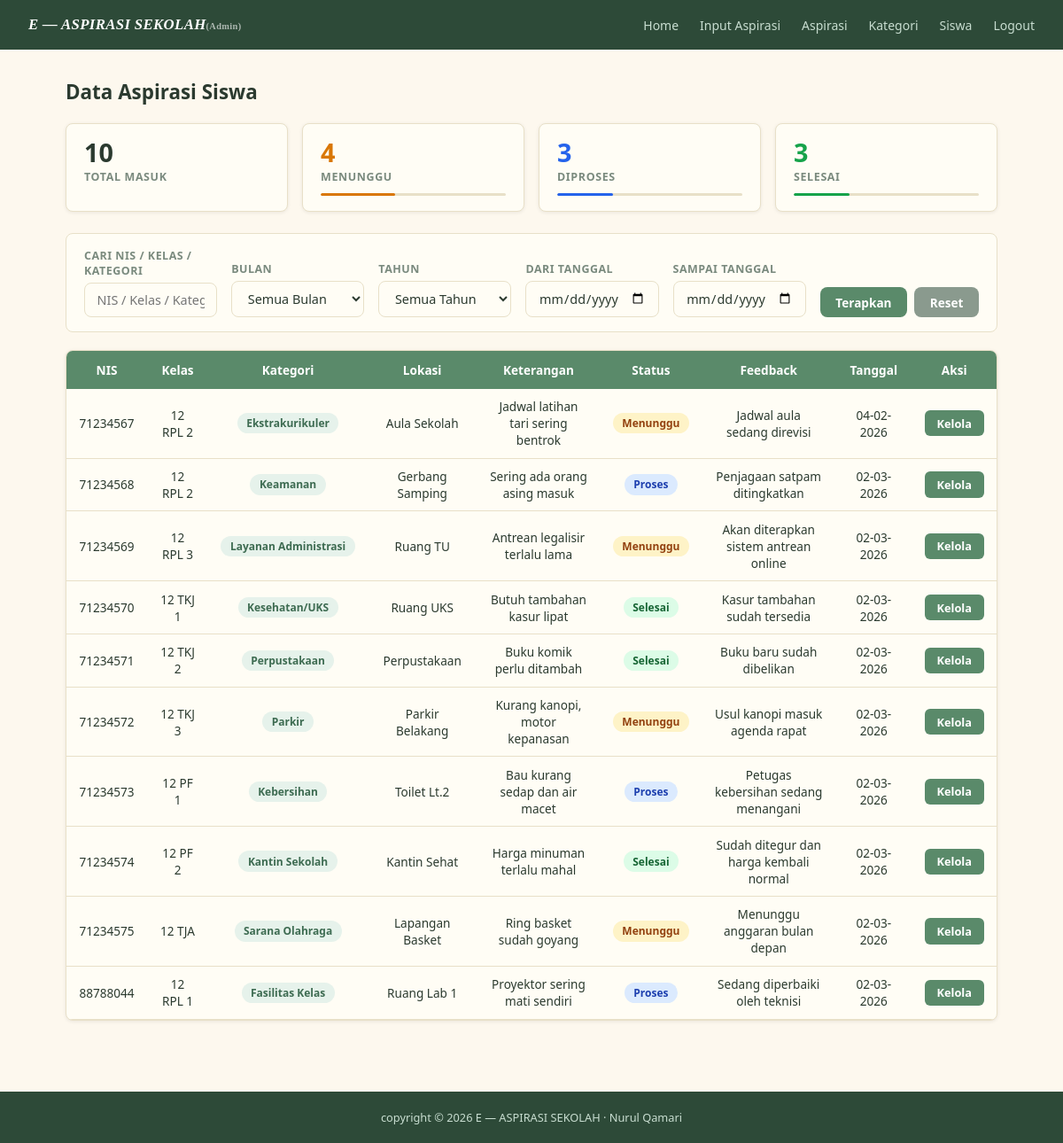
/views/aspirasi.php (signed in), run on the app's committed database.
### tables this page shows
CREATE TABLE `input_aspirasi` (
  `id_pelaporan` int NOT NULL,
  `nis` int NOT NULL,
  `id_kategori` int NOT NULL,
  `lokasi` varchar(50) NOT NULL,
  `ket` varchar(50) NOT NULL,
  `created_at` datetime NOT NULL DEFAULT CURRENT_TIMESTAMP ON UPDATE CURRENT_TIMESTAMP
);

CREATE TABLE `siswa` (
  `nis` int NOT NULL,
  `kelas` varchar(10) NOT NULL
);

CREATE TABLE `kategori` (
  `id_kategori` int NOT NULL,
  `ket_kategori` varchar(30) NOT NULL
);

CREATE TABLE `aspirasi` (
  `id_aspirasi` int NOT NULL,
  `status` enum('menunggu','proses','selesai') NOT NULL,
  `id_pelaporan` int NOT NULL,
  `feedback` text NOT NULL
);

### views/aspirasi.php (the view, shortened to what this page needs)
<?php
require_once '../config/db.php';
$isAdmin = isset($_SESSION['role']) && $_SESSION['role'] === 'admin';
$query = "SELECT
            input_aspirasi.id_pelaporan,
            input_aspirasi.nis,
            siswa.kelas,
            kategori.ket_kategori,
            input_aspirasi.lokasi,
            input_aspirasi.ket,
            input_aspirasi.created_at AS tanggal,
            aspirasi.status,
            aspirasi.feedback
          FROM input_aspirasi
          JOIN siswa ON input_aspirasi.nis = siswa.nis
          JOIN kategori ON input_aspirasi.id_kategori = kategori.id_kategori
          LEFT JOIN aspirasi ON input_aspirasi.id_pelaporan = aspirasi.id_pelaporan
          ORDER BY input_aspirasi.id_pelaporan DESC";
$result = mysqli_query($conn, $query);
$aspirasi = [];
while ($row = mysqli_fetch_assoc($result)) {
  $row['tanggal'] = date('d-m-Y', strtotime($row['tanggal']));
  $aspirasi[] = $row;
}
$filter_bulan    = $_GET['bulan']  ?? '';
$filter_tahun    = $_GET['tahun']  ?? '';
$filter_tgl_dari = $_GET['dari']   ?? '';
$filter_tgl_smp  = $_GET['sampai'] ?? '';
$search_nis      = $_GET['nis']    ?? '';
$filtered = array_values(array_filter($aspirasi, function ($row) use (
  $filter_bulan,
  $filter_tahun,
  $filter_tgl_dari,
  $filter_tgl_smp,
  $search_nis,
  $isAdmin,
) {
  $ts = $row['_ts'];
  if ($filter_bulan && date('m', $ts) !== str_pad($filter_bulan, 2, '0', STR_PAD_LEFT)) return false;
  if ($filter_tahun && date('Y', $ts) !== $filter_tahun) return false;
  if ($filter_tgl_dari && $ts < strtotime($filter_tgl_dari . ' 00:00:00')) return false;
  if ($filter_tgl_smp  && $ts > strtotime($filter_tgl_smp  . ' 23:59:59')) return false;
  if ($search_nis) {
    if (!$isAdmin) {
      if ($row['nis'] != $search_nis) return false;
    }
    else {
      $q = strtolower($search_nis);
      if (
        strpos(strtolower((string)$row['nis']), $q) === false
        && stripos($row['kelas'], $q) === false
        && stripos($row['ket_kategori'], $q) === false
      ) return false;
    }
  }
  return true;
}));
$total    = count($filtered);
$menunggu = count(array_filter($filtered, fn($r) => $r['status'] === 'menunggu'));
$proses   = count(array_filter($filtered, fn($r) => $r['status'] === 'proses'));
$selesai  = count(array_filter($filtered, fn($r) => $r['status'] === 'selesai'));
$pct      = fn($n) => $total ? round($n / $total * 100) : 0;
?>
<!DOCTYPE html>
<html lang="id">
<head>
  <link rel="stylesheet" href="../css/style.css">
</head>
<body>
  <?php include_once '../includes/navbar.php'; ?>
  <div class="container">
    <div class="page-title">Data Aspirasi Siswa</div>
    <?php if ($isAdmin): ?>
      <div class="stats-section">
        <div class="stats-grid">
          <div class="stat-card">
            <div class="stat-num"><?= $total ?></div>
            <div class="stat-lbl">Total Masuk</div>
          </div>
          <div class="stat-card">
            <div class="stat-num stat-menunggu"><?= $menunggu ?></div>
            <div class="stat-lbl">Menunggu</div>
            <div class="stat-bar">
              <div class="stat-fill stat-fill-menunggu" style="width:<?= $pct($menunggu) ?>%"></div>
            </div>
          </div>
          <div class="stat-card">
            <div class="stat-num stat-proses"><?= $proses ?></div>
            <div class="stat-lbl">Diproses</div>
            <div class="stat-bar">
              <div class="stat-fill stat-fill-proses" style="width:<?= $pct($proses) ?>%"></div>
            </div>
          </div>
          <div class="stat-card">
            <div class="stat-num stat-selesai"><?= $selesai ?></div>
            <div class="stat-lbl">Selesai</div>
            <div class="stat-bar">
              <div class="stat-fill stat-fill-selesai" style="width:<?= $pct($selesai) ?>%"></div>
            </div>
          </div>
        </div>
      </div>
    <?php endif; ?>
    <?php if ($isAdmin): ?>
      <form method="GET" class="filter-bar">
        <div class="filter-group">
          <label>Cari NIS / Kelas / Kategori</label>
          <input type="text" name="nis" class="form-control"
            placeholder="NIS / Kelas / Kategori" value="<?= htmlspecialchars($search_nis) ?>">
        </div>
        <div class="filter-group">
          <label>Bulan</label>
          <select name="bulan" class="form-control">
            <option value="">Semua Bulan</option>
          </select>
        </div>
        <div class="filter-group">
          <label>Tahun</label>
          <select name="tahun" class="form-control">
            <option value="">Semua Tahun</option>
          </select>
        </div>
        <div class="filter-group">
          <label>Dari Tanggal</label>
          <input type="date" name="dari" class="form-control" value="<?= htmlspecialchars($filter_tgl_dari) ?>">
        </div>
        <div class="filter-group">
          <label>Sampai Tanggal</label>
          <input type="date" name="sampai" class="form-control" value="<?= htmlspecialchars($filter_tgl_smp) ?>">
        </div>
        <div class="filter-actions">
          <button type="submit" class="btn btn-primary">Terapkan</button>
          <a href="aspirasi.php" class="btn btn-secondary">Reset</a>
        </div>
      </form>
    <?php endif; ?>
    <div class="card" style="padding:0;overflow:hidden;">
      <div class="table-wrap">
        <table class="asp-table">
          <thead>
            <tr>
              <?php if ($isAdmin): ?>
                <th>NIS</th>
                <th>Kelas</th>
                <th>Kategori</th>
                <th>Lokasi</th>
                <th>Keterangan</th>
                <th>Status</th>
                <th>Feedback</th>
                <th>Tanggal</th>
                <th>Aksi</th>
              <?php endif; ?>
            </tr>
          </thead>
          <tbody id="tbody">
            <?php foreach ($filtered as $row): ?>
              <tr>
                <?php if ($isAdmin): ?>
                  <td><?= htmlspecialchars($row['nis']) ?></td>
                  <td><?= htmlspecialchars($row['kelas']) ?></td>
                  <td><span class="badge-kat"><?= htmlspecialchars($row['ket_kategori']) ?></span></td>
                  <td><?= htmlspecialchars($row['lokasi']) ?></td>
                  <td><?= htmlspecialchars(mb_strimwidth($row['ket'], 0, 50, '…')) ?></td>
                  <td><span class="badge badge-<?= $row['status'] ?>"><?= ucfirst($row['status']) ?></span></td>
                  <td><?= $row['feedback'] ? htmlspecialchars(mb_strimwidth($row['feedback'], 0, 60, '…')) : '—' ?></td>
                  <td><?= $row['tanggal'] ?></td>
                  <td>
                    <button class="btn-update" onclick='openModal(<?= htmlspecialchars(json_encode($row)) ?>)'>Kelola</button>
                  </td>
                <?php endif; ?>
              </tr>
            <?php endforeach; ?>
          </tbody>
        </table>
      </div>
    </div>
  </div>
  <?php include_once '../includes/footer.php'; ?>
</body>
</html>

### css/style.css (style rules this page uses)
:root { --primary: #5a8a6a; --primary-dark: #3d6b51; --primary-light: #e6f2eb; --secondary: #8a9a8e; --bg: #fdf8ee; --bg-white: #fffdf5; --text-dark: #2b3a2f; --text-muted: #7a8a7e; --border: #e8e0c8; --nav-bg: #2d4a38; --nav-text: #c8ddd0; --success: #16a34a; --warning: #d97706; --info: #2563eb; --danger: #dc2626; --radius: 8px; --shadow: 0 1px 4px rgba(0, 0, 0, 0.08); --font: 'Segoe UI', sans-serif; --font-nav: Georgia, 'Times New Roman', serif; }
* { box-sizing: border-box; margin: 0; padding: 0; }
body { font-family: var(--font); background: var(--bg); color: var(--text-dark); font-size: 14px; display: flex; flex-direction: column; min-height: 100vh; }
.container { max-width: 1100px; margin: 0 auto; padding: 2rem 1.5rem; width: 100%; flex: 1 0 auto; }
.card { background: var(--bg-white); border: 1px solid var(--border); border-radius: var(--radius); padding: 1.5rem; box-shadow: var(--shadow); }
.btn { display: inline-block; padding: 0.45rem 1.1rem; border-radius: var(--radius); border: none; cursor: pointer; font-family: var(--font); font-size: 0.85rem; font-weight: 600; text-decoration: none; transition: opacity 0.2s, transform 0.1s; }
.btn-primary { background: var(--primary); color: #fff; }
.btn-secondary { background: var(--secondary); color: #fff; }
.form-control { width: 100%; padding: 0.55rem 0.85rem; border: 1px solid var(--border); border-radius: var(--radius); font-family: var(--font); font-size: 0.9rem; color: var(--text-dark); background: var(--bg-white); outline: none; transition: border-color 0.2s; }
select.form-control { cursor: pointer; }
.table-wrap { overflow-x: auto; }
table { width: 100%; border-collapse: collapse; font-size: 0.85rem; }
thead tr { background: var(--primary); color: #fff; }
thead th { padding: 0.75rem 0.9rem; text-align: center; font-weight: 600; white-space: nowrap; }
tbody td { padding: 0.65rem 0.9rem; border-bottom: 1px solid var(--border); text-align: center; vertical-align: middle; }
.badge { display: inline-block; padding: 0.2rem 0.65rem; border-radius: 100px; font-size: 0.75rem; font-weight: 600; }
.badge-menunggu { background: #fef3c7; color: #92400e; }
.badge-proses { background: #dbeafe; color: #1e40af; }
.badge-selesai { background: #dcfce7; color: #166534; }
.page-title { font-size: 1.4rem; font-weight: 700; color: var(--text-dark); margin-bottom: 1.25rem; }
.filter-bar { background: var(--bg-white); border: 1px solid var(--border); border-radius: var(--radius); padding: 1rem 1.25rem; margin-bottom: 1.25rem; display: flex; gap: 1rem; flex-wrap: wrap; align-items: flex-end; }
.filter-group { display: flex; flex-direction: column; gap: 0.3rem; flex: 1; min-width: 140px; }
.filter-group label { font-size: 0.78rem; font-weight: 600; color: var(--text-muted); text-transform: uppercase; letter-spacing: 0.04em; }
.filter-actions { display: flex; gap: 0.5rem; align-items: flex-end; }
.btn-update { background: var(--primary); color: #fff; border: none; padding: 0.35rem 0.85rem; border-radius: 6px; font-family: var(--font); font-size: 0.8rem; font-weight: 600; cursor: pointer; white-space: nowrap; }
.stats-grid { display: grid; grid-template-columns: repeat(4, 1fr); gap: 1rem; margin-bottom: 1.5rem; }
.stat-card { background: var(--bg-white); border: 1px solid var(--border); border-radius: var(--radius); padding: 1.1rem 1.25rem; box-shadow: var(--shadow); }
.stat-num { display: block; font-size: 1.8rem; font-weight: 800; line-height: 1; margin-bottom: 0.3rem; color: var(--text-dark); }
.stat-num.stat-menunggu { color: #d97706; }
.stat-num.stat-proses { color: #2563eb; }
.stat-num.stat-selesai { color: #16a34a; }
.stat-lbl { font-size: 0.78rem; color: var(--text-muted); text-transform: uppercase; letter-spacing: 0.05em; font-weight: 600; }
.stat-bar { height: 3px; background: var(--border); border-radius: 2px; margin-top: 0.6rem; overflow: hidden; }
.stat-fill { height: 100%; border-radius: 2px; transition: width 0.4s; }
.stat-fill-menunggu { background: #d97706; }
.stat-fill-proses { background: #2563eb; }
.stat-fill-selesai { background: #16a34a; }
.asp-table { width: 100%; }
.badge-kat { display: inline-block; background: var(--primary-light); color: var(--primary-dark); font-size: 0.75rem; font-weight: 600; padding: 0.2rem 0.65rem; border-radius: 100px; white-space: nowrap; }

### data on the page
input_aspirasi: nis "71234567", nis.kelas "12 RPL 2", id_kategori.ket_kategori "Ekstrakurikuler", lokasi "Aula Sekolah", ket "Jadwal latihan tari sering bentrok", aspirasi.status "Menunggu", aspirasi.feedback "Jadwal aula sedang direvisi", tanggal "04-02-2026"
input_aspirasi: nis "71234568", nis.kelas "12 RPL 2", id_kategori.ket_kategori "Keamanan", lokasi "Gerbang Samping", ket "Sering ada orang asing masuk", aspirasi.status "Proses", aspirasi.feedback "Penjagaan satpam ditingkatkan", tanggal "02-03-2026"
input_aspirasi: nis "71234569", nis.kelas "12 RPL 3", id_kategori.ket_kategori "Layanan Administrasi", lokasi "Ruang TU", ket "Antrean legalisir terlalu lama", aspirasi.status "Menunggu", aspirasi.feedback "Akan diterapkan sistem antrean online", tanggal "02-03-2026"
input_aspirasi: nis "71234570", nis.kelas "12 TKJ 1", id_kategori.ket_kategori "Kesehatan/UKS", lokasi "Ruang UKS", ket "Butuh tambahan kasur lipat", aspirasi.status "Selesai", aspirasi.feedback "Kasur tambahan sudah tersedia", tanggal "02-03-2026"
input_aspirasi: nis "71234571", nis.kelas "12 TKJ 2", id_kategori.ket_kategori "Perpustakaan", lokasi "Perpustakaan", ket "Buku komik perlu ditambah", aspirasi.status "Selesai", aspirasi.feedback "Buku baru sudah dibelikan", tanggal "02-03-2026"
input_aspirasi: nis "71234572", nis.kelas "12 TKJ 3", id_kategori.ket_kategori "Parkir", lokasi "Parkir Belakang", ket "Kurang kanopi, motor kepanasan", aspirasi.status "Menunggu", aspirasi.feedback "Usul kanopi masuk agenda rapat", tanggal "02-03-2026"
input_aspirasi: nis "71234573", nis.kelas "12 PF 1", id_kategori.ket_kategori "Kebersihan", lokasi "Toilet Lt.2", ket "Bau kurang sedap dan air macet", aspirasi.status "Proses", aspirasi.feedback "Petugas kebersihan sedang menangani", tanggal "02-03-2026"
input_aspirasi: nis "71234574", nis.kelas "12 PF 2", id_kategori.ket_kategori "Kantin Sekolah", lokasi "Kantin Sehat", ket "Harga minuman terlalu mahal", aspirasi.status "Selesai", aspirasi.feedback "Sudah ditegur dan harga kembali normal", tanggal "02-03-2026"
input_aspirasi: nis "71234575", nis.kelas "12 TJA", id_kategori.ket_kategori "Sarana Olahraga", lokasi "Lapangan Basket", ket "Ring basket sudah goyang", aspirasi.status "Menunggu", aspirasi.feedback "Menunggu anggaran bulan depan", tanggal "02-03-2026"
input_aspirasi: nis "88788044", nis.kelas "12 RPL 1", id_kategori.ket_kategori "Fasilitas Kelas", lokasi "Ruang Lab 1", ket "Proyektor sering mati sendiri", aspirasi.status "Proses", aspirasi.feedback "Sedang diperbaiki oleh teknisi", tanggal "02-03-2026"

### other printed values
$total "10"
$menunggu "4"
$proses "3"
$selesai "3"
